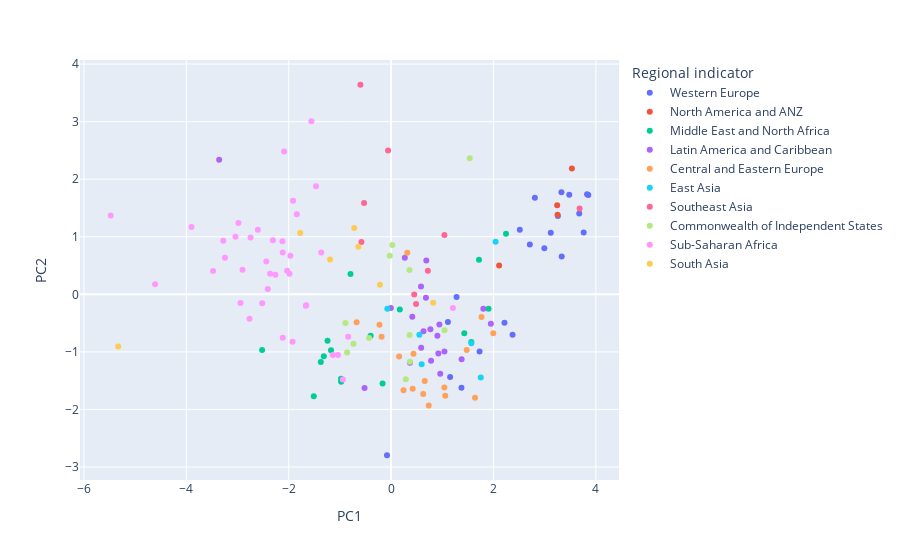

This figure's notebook cell:
### Code cell
from sklearn.decomposition import PCA
# ACP sur donnees standardisees

pca = PCA(n_components=2)  # Choisissez le nombre de composantes souhaité
principal_components = pca.fit_transform(df_standardise)
principal_df = pd.DataFrame(data=principal_components, columns=['PC1', 'PC2'])
principal_df[['Country name','Regional indicator', 'Ladder score', 'Generosity', 'Social support', 'Logged GDP per capita', 'Healthy life expectancy', 'Freedom to make life choices', 'Perceptions of corruption']] = data_2020[['Country name','Regional indicator', 'Ladder score', 'Generosity', 'Social support', 'Logged GDP per capita', 'Healthy life expectancy', 'Freedom to make life choices', 'Perceptions of corruption']]


# Visualisation
fig = px.scatter(
    principal_df, 
    x='PC1', 
    y="PC2", 
    hover_name='Country name',  # Le nom principal affiché
    color='Regional indicator',  # Couleur basée sur cette colonne
    hover_data={ 
        'Country name': False,  # Masquer ces colonnes
        'Regional indicator': False,
        'Ladder score': True,
        'Generosity': True,
        'Social support': True,
        'Logged GDP per capita': True,
        'Healthy life expectancy': True,
        'Freedom to make life choices': True,
        'Perceptions of corruption': True
    },
)
fig.show()

### Figure 1 — Plotly figure (JSON) as saved in the notebook; plotly's stock layout.template omitted (floating-point values rounded to 4 significant figures; data arrays with more than 128 entries replaced by an {"elided": "..."} marker saying what was removed)
{"data": [{"customdata": {"elided": "21x9 mixed values"}, "hovertemplate": "<b>%{hovertext}</b><br><br>PC1=%{x}<br>PC2=%{y}<br>Ladder score=%{customdata[2]}<br>Generosity=%{customdata[3]}<br>Social support=%{customdata[4]}<br>Logged GDP per capita=%{customdata[5]}<br>Healthy life expectancy=%{customdata[6]}<br>Freedom to make life choices=%{customdata[7]}<br>Perceptions of corruption=%{customdata[8]}<extra></extra>", "hovertext": ["Finland", "Denmark", "Switzerland", "Iceland", "Norway", "Netherlands", "Sweden", "Austria", "Luxembourg", "United Kingdom", "Ireland", "Germany", "Belgium", "Malta", "France", "Spain", "Italy", "Cyprus", "Portugal", "North Cyprus", "Greece"], "legendgroup": "Western Europe", "marker": {"color": "#636efa", "symbol": "circle"}, "mode": "markers", "name": "Western Europe", "orientation": "v", "showlegend": true, "type": "scatter", "x": [3.762, 3.852, 3.675, 3.119, 3.828, 3.327, 3.48, 2.993, 3.332, 2.808, 3.258, 2.71, 2.215, 2.514, 2.373, 1.728, 1.153, 1.11, 1.374, 1.279, -0.08039], "xaxis": "x", "y": [1.075, 1.726, 1.404, 1.068, 1.74, 1.774, 1.731, 0.8003, 0.6568, 1.679, 1.362, 0.8668, -0.4926, 1.122, -0.7005, -0.9923, -1.437, -0.4829, -1.624, -0.04557, -2.796], "yaxis": "y"}, {"customdata": [["New Zealand", "North America and ANZ", 7.3, 0.1916, 0.9491, 10.5, 73.2, 0.9362, 0.2211], ["Canada", "North America and ANZ", 7.232, 0.1248, 0.9272, 10.69, 73.6, 0.9339, 0.3908], ["Australia", "North America and ANZ", 7.223, 0.1905, 0.9449, 10.72, 73.6, 0.9154, 0.4152], ["United States", "North America and ANZ", 6.94, 0.1499, 0.9142, 10.93, 68.3, 0.8426, 0.6997]], "hovertemplate": "<b>%{hovertext}</b><br><br>PC1=%{x}<br>PC2=%{y}<br>Ladder score=%{customdata[2]}<br>Generosity=%{customdata[3]}<br>Social support=%{customdata[4]}<br>Logged GDP per capita=%{customdata[5]}<br>Healthy life expectancy=%{customdata[6]}<br>Freedom to make life choices=%{customdata[7]}<br>Perceptions of corruption=%{customdata[8]}<extra></extra>", "hovertext": ["New Zealand", "Canada", "Australia", "United States"], "legendgroup": "North America and ANZ", "marker": {"color": "#EF553B", "symbol": "circle"}, "mode": "markers", "name": "North America and ANZ", "orientation": "v", "showlegend": true, "type": "scatter", "x": [3.531, 3.252, 3.244, 2.111], "xaxis": "x", "y": [2.188, 1.384, 1.549, 0.502], "yaxis": "y"}, {"customdata": {"elided": "17x9 mixed values"}, "hovertemplate": "<b>%{hovertext}</b><br><br>PC1=%{x}<br>PC2=%{y}<br>Ladder score=%{customdata[2]}<br>Generosity=%{customdata[3]}<br>Social support=%{customdata[4]}<br>Logged GDP per capita=%{customdata[5]}<br>Healthy life expectancy=%{customdata[6]}<br>Freedom to make life choices=%{customdata[7]}<br>Perceptions of corruption=%{customdata[8]}<extra></extra>", "hovertext": ["Israel", "United Arab Emirates", "Saudi Arabia", "Bahrain", "Kuwait", "Libya", "Turkey", "Morocco", "Algeria", "Iraq", "Lebanon", "Iran", "Jordan", "Palestinian Territories", "Tunisia", "Egypt", "Yemen"], "legendgroup": "Middle East and North Africa", "marker": {"color": "#00cc96", "symbol": "circle"}, "mode": "markers", "name": "Middle East and North Africa", "orientation": "v", "showlegend": true, "type": "scatter", "x": [1.904, 2.245, 1.567, 1.717, 1.43, 0.1702, -0.1665, -1.174, -0.9767, -1.242, -0.9776, -0.7934, -0.3989, -1.373, -1.51, -1.314, -2.519], "xaxis": "x", "y": [-0.2496, 1.05, -0.8285, 0.6012, -0.6765, -0.2635, -1.551, -0.9718, -1.519, -0.8079, -1.468, 0.351, -0.7214, -1.176, -1.77, -1.076, -0.9661], "yaxis": "y"}, {"customdata": {"elided": "21x9 mixed values"}, "hovertemplate": "<b>%{hovertext}</b><br><br>PC1=%{x}<br>PC2=%{y}<br>Ladder score=%{customdata[2]}<br>Generosity=%{customdata[3]}<br>Social support=%{customdata[4]}<br>Logged GDP per capita=%{customdata[5]}<br>Healthy life expectancy=%{customdata[6]}<br>Freedom to make life choices=%{customdata[7]}<br>Perceptions of corruption=%{customdata[8]}<extra></extra>", "hovertext": ["Costa Rica", "Mexico", "Uruguay", "Guatemala", "Brazil", "El Salvador", "Panama", "Chile", "Trinidad and Tobago", "Colombia", "Nicaragua", "Argentina", "Honduras", "Ecuador", "Jamaica", "Peru", "Bolivia", "Paraguay", "Dominican Republic", "Venezuela", "Haiti"], "legendgroup": "Latin America and Caribbean", "marker": {"color": "#ab63fa", "symbol": "circle"}, "mode": "markers", "name": "Latin America and Caribbean", "orientation": "v", "showlegend": true, "type": "scatter", "x": [1.949, 1.042, 1.801, 0.5839, 0.9045, 0.4141, 1.377, 0.9237, 0.9434, 0.7807, 0.688, 0.9606, 0.2682, 0.6324, 0.5876, 0.3674, -0.004597, 0.6807, 0.768, -0.5188, -3.359], "xaxis": "x", "y": [-0.5097, -0.9931, -0.2505, 0.1376, -0.7185, -0.3909, -1.127, -1.028, -0.5249, -1.155, 0.5858, -1.382, 0.6347, -0.6414, -0.9289, -1.188, -0.2374, -0.06147, -0.6072, -1.627, 2.338], "yaxis": "y"}, {"customdata": {"elided": "17x9 mixed values"}, "hovertemplate": "<b>%{hovertext}</b><br><br>PC1=%{x}<br>PC2=%{y}<br>Ladder score=%{customdata[2]}<br>Generosity=%{customdata[3]}<br>Social support=%{customdata[4]}<br>Logged GDP per capita=%{customdata[5]}<br>Healthy life expectancy=%{customdata[6]}<br>Freedom to make life choices=%{customdata[7]}<br>Perceptions of corruption=%{customdata[8]}<extra></extra>", "hovertext": ["Czech Republic", "Slovenia", "Kosovo", "Slovakia", "Lithuania", "Poland", "Romania", "Estonia", "Hungary", "Latvia", "Serbia", "Bosnia and Herzegovina", "Montenegro", "Croatia", "Macedonia", "Bulgaria", "Albania"], "legendgroup": "Central and Eastern Europe", "marker": {"color": "#FFA15A", "symbol": "circle"}, "mode": "markers", "name": "Central and Eastern Europe", "orientation": "v", "showlegend": true, "type": "scatter", "x": [1.639, 1.996, 0.3149, 1.041, 1.057, 1.477, 0.6579, 1.766, 0.7349, 0.6275, 0.4371, -0.2271, 0.1562, 0.4219, -0.1859, 0.2425, -0.6737], "xaxis": "x", "y": [-1.797, -0.6769, 0.7216, -1.62, -1.761, -0.9694, -1.506, -0.392, -1.932, -1.73, -1.034, -0.528, -1.08, -1.642, -0.7368, -1.666, -0.4848], "yaxis": "y"}, {"customdata": [["Taiwan Province of China", "East Asia", 6.455, -0.0732, 0.8943, 10.78, 69.6, 0.7715, 0.7319], ["South Korea", "East Asia", 5.872, -0.0434, 0.7994, 10.51, 73.6, 0.613, 0.7891], ["Japan", "East Asia", 5.871, -0.2469, 0.8835, 10.58, 75.0, 0.81, 0.6546], ["Hong Kong S.A.R. of China", "East Asia", 5.51, 0.135, 0.846, 10.93, 76.77, 0.7798, 0.4206], ["Mongolia", "East Asia", 5.456, 0.09809, 0.9371, 9.412, 62.3, 0.6934, 0.8635], ["China", "East Asia", 5.124, -0.1814, 0.7988, 9.689, 69.29, 0.8985, 0.754]], "hovertemplate": "<b>%{hovertext}</b><br><br>PC1=%{x}<br>PC2=%{y}<br>Ladder score=%{customdata[2]}<br>Generosity=%{customdata[3]}<br>Social support=%{customdata[4]}<br>Logged GDP per capita=%{customdata[5]}<br>Healthy life expectancy=%{customdata[6]}<br>Freedom to make life choices=%{customdata[7]}<br>Perceptions of corruption=%{customdata[8]}<extra></extra>", "hovertext": ["Taiwan Province of China", "South Korea", "Japan", "Hong Kong S.A.R. of China", "Mongolia", "China"], "legendgroup": "East Asia", "marker": {"color": "#19d3f3", "symbol": "circle"}, "mode": "markers", "name": "East Asia", "orientation": "v", "showlegend": true, "type": "scatter", "x": [1.567, 0.5963, 1.751, 2.042, -0.07343, 0.552], "xaxis": "x", "y": [-0.8485, -1.216, -1.446, 0.9121, -0.2515, -0.7037], "yaxis": "y"}, {"customdata": [["Singapore", "Southeast Asia", 6.377, 0.02988, 0.9103, 11.4, 76.8, 0.9266, 0.1098], ["Philippines", "Southeast Asia", 6.006, -0.1055, 0.8467, 8.994, 61.93, 0.9155, 0.7336], ["Thailand", "Southeast Asia", 5.999, 0.2687, 0.89, 9.742, 67.25, 0.9051, 0.8863], ["Malaysia", "Southeast Asia", 5.384, 0.1147, 0.8165, 10.26, 67.1, 0.8946, 0.8393], ["Vietnam", "Southeast Asia", 5.353, -0.09453, 0.85, 8.81, 67.95, 0.9396, 0.7964], ["Indonesia", "Southeast Asia", 5.286, 0.5196, 0.8084, 9.37, 62.16, 0.8706, 0.8763], ["Laos", "Southeast Asia", 4.889, 0.1114, 0.7375, 8.799, 58.71, 0.9072, 0.6347], ["Cambodia", "Southeast Asia", 4.848, 0.05191, 0.7731, 8.25, 61.53, 0.9597, 0.8228], ["Myanmar", "Southeast Asia", 4.308, 0.5607, 0.7844, 8.68, 58.96, 0.8951, 0.6451]], "hovertemplate": "<b>%{hovertext}</b><br><br>PC1=%{x}<br>PC2=%{y}<br>Ladder score=%{customdata[2]}<br>Generosity=%{customdata[3]}<br>Social support=%{customdata[4]}<br>Logged GDP per capita=%{customdata[5]}<br>Healthy life expectancy=%{customdata[6]}<br>Freedom to make life choices=%{customdata[7]}<br>Perceptions of corruption=%{customdata[8]}<extra></extra>", "hovertext": ["Singapore", "Philippines", "Thailand", "Malaysia", "Vietnam", "Indonesia", "Laos", "Cambodia", "Myanmar"], "legendgroup": "Southeast Asia", "marker": {"color": "#FF6692", "symbol": "circle"}, "mode": "markers", "name": "Southeast Asia", "orientation": "v", "showlegend": true, "type": "scatter", "x": [3.682, 0.4518, 1.041, 0.7178, 0.4871, -0.05897, -0.5278, -0.5793, -0.5994], "xaxis": "x", "y": [1.49, -0.002693, 1.031, 0.4088, -0.1682, 2.499, 1.586, 0.911, 3.641], "yaxis": "y"}, {"customdata": [["Uzbekistan", "Commonwealth of Independent States", 6.258, 0.2484, 0.9266, 8.74, 65.11, 0.975, 0.5015], ["Kazakhstan", "Commonwealth of Independent States", 6.058, -0.06849, 0.9347, 10.11, 64.61, 0.8116, 0.7645], ["Moldova", "Commonwealth of Independent States", 5.608, -0.03774, 0.8433, 8.777, 65.01, 0.7216, 0.9133], ["Tajikistan", "Commonwealth of Independent States", 5.556, -0.02509, 0.8353, 8.025, 64.1, 0.8314, 0.5921], ["Russia", "Commonwealth of Independent States", 5.546, -0.1512, 0.9032, 10.13, 64.1, 0.7299, 0.8648], ["Kyrgyzstan", "Commonwealth of Independent States", 5.542, 0.1548, 0.8872, 8.148, 64.11, 0.9094, 0.8884], ["Belarus", "Commonwealth of Independent States", 5.54, -0.1649, 0.9067, 9.78, 66.1, 0.6392, 0.6357], ["Azerbaijan", "Commonwealth of Independent States", 5.165, -0.2403, 0.8193, 9.688, 65.51, 0.7868, 0.5525], ["Turkmenistan", "Commonwealth of Independent States", 5.119, 0.1877, 0.959, 9.748, 62.21, 0.8265, 0.8837], ["Armenia", "Commonwealth of Independent States", 4.677, -0.1388, 0.7575, 9.1, 66.75, 0.712, 0.7735], ["Georgia", "Commonwealth of Independent States", 4.673, -0.2289, 0.629, 9.226, 64.5, 0.8016, 0.6659], ["Ukraine", "Commonwealth of Independent States", 4.561, -0.03093, 0.8789, 9.011, 64.61, 0.6631, 0.9206]], "hovertemplate": "<b>%{hovertext}</b><br><br>PC1=%{x}<br>PC2=%{y}<br>Ladder score=%{customdata[2]}<br>Generosity=%{customdata[3]}<br>Social support=%{customdata[4]}<br>Logged GDP per capita=%{customdata[5]}<br>Healthy life expectancy=%{customdata[6]}<br>Freedom to make life choices=%{customdata[7]}<br>Perceptions of corruption=%{customdata[8]}<extra></extra>", "hovertext": ["Uzbekistan", "Kazakhstan", "Moldova", "Tajikistan", "Russia", "Kyrgyzstan", "Belarus", "Azerbaijan", "Turkmenistan", "Armenia", "Georgia", "Ukraine"], "legendgroup": "Commonwealth of Independent States", "marker": {"color": "#B6E880", "symbol": "circle"}, "mode": "markers", "name": "Commonwealth of Independent States", "orientation": "v", "showlegend": true, "type": "scatter", "x": [1.536, 1.045, -0.4303, -0.02508, 0.2873, 0.02402, 0.3668, 0.3618, 0.3596, -0.7345, -0.8918, -0.8588], "xaxis": "x", "y": [2.363, -0.6239, -0.7595, 0.6716, -1.477, 0.8559, -1.173, -0.708, 0.421, -0.8589, -0.5002, -1.01], "yaxis": "y"}, {"customdata": {"elided": "39x9 mixed values"}, "hovertemplate": "<b>%{hovertext}</b><br><br>PC1=%{x}<br>PC2=%{y}<br>Ladder score=%{customdata[2]}<br>Generosity=%{customdata[3]}<br>Social support=%{customdata[4]}<br>Logged GDP per capita=%{customdata[5]}<br>Healthy life expectancy=%{customdata[6]}<br>Freedom to make life choices=%{customdata[7]}<br>Perceptions of corruption=%{customdata[8]}<extra></extra>", "hovertext": ["Mauritius", "Ivory Coast", "Benin", "Congo (Brazzaville)", "Ghana", "Cameroon", "Senegal", "Guinea", "Niger", "Gabon", "South Africa", "Burkina Faso", "Gambia", "Mali", "Nigeria", "Mozambique", "Kenya", "Namibia", "Liberia", "Uganda", "Chad", "Mauritania", "Congo (Kinshasa)", "Swaziland", "Comoros", "Togo", "Ethiopia", "Madagascar", "Sierra Leone", "Burundi", "Zambia", "Lesotho", "Malawi", "Botswana", "Tanzania", "Central African Republic", "Rwanda", "Zimbabwe", "South Sudan"], "legendgroup": "Sub-Saharan Africa", "marker": {"color": "#FF97FF", "symbol": "circle"}, "mode": "markers", "name": "Sub-Saharan Africa", "orientation": "v", "showlegend": true, "type": "scatter", "x": [1.207, -2.26, -2.746, -1.664, -1.364, -1.984, -1.659, -2.31, -2.604, -0.9422, -0.8389, -2.363, -2.089, -2.409, -2.032, -1.842, -1.467, -1.039, -2.438, -2.117, -3.478, -2.116, -3.04, -1.924, -2.903, -3.246, -1.967, -2.941, -3.278, -3.899, -2.123, -2.766, -2.982, -1.139, -1.915, -5.478, -1.557, -2.518, -4.61], "xaxis": "x", "y": [-0.2387, 0.3385, 0.9886, -0.1978, 0.7251, 0.3553, -0.1905, 0.9411, 1.122, -1.478, -0.7356, 0.3594, 2.482, 0.09111, 0.4109, 1.392, 1.876, -1.055, 0.5708, 0.7281, 0.4057, -0.7561, 1.002, -0.8238, 0.4255, 0.6337, 0.6719, -0.1515, 0.929, 1.168, 0.923, -0.4264, 1.239, -1.056, 1.626, 1.369, 3.007, -0.1554, 0.1766], "yaxis": "y"}, {"customdata": [["Pakistan", "South Asia", 5.693, 0.0449, 0.6891, 8.483, 58.25, 0.7348, 0.7457], ["Maldives", "South Asia", 5.198, 0.03809, 0.9132, 9.519, 70.6, 0.854, 0.8242], ["Nepal", "South Asia", 5.137, 0.1542, 0.7855, 7.925, 63.78, 0.7976, 0.7381], ["Bangladesh", "South Asia", 4.833, -0.03366, 0.6873, 8.287, 64.5, 0.9006, 0.6618], ["Sri Lanka", "South Asia", 4.327, 0.08113, 0.8254, 9.39, 67.2, 0.8376, 0.859], ["India", "South Asia", 3.573, 0.05755, 0.5922, 8.85, 60.22, 0.8814, 0.772], ["Afghanistan", "South Asia", 2.567, -0.09643, 0.4704, 7.463, 52.59, 0.3966, 0.9337]], "hovertemplate": "<b>%{hovertext}</b><br><br>PC1=%{x}<br>PC2=%{y}<br>Ladder score=%{customdata[2]}<br>Generosity=%{customdata[3]}<br>Social support=%{customdata[4]}<br>Logged GDP per capita=%{customdata[5]}<br>Healthy life expectancy=%{customdata[6]}<br>Freedom to make life choices=%{customdata[7]}<br>Perceptions of corruption=%{customdata[8]}<extra></extra>", "hovertext": ["Pakistan", "Maldives", "Nepal", "Bangladesh", "Sri Lanka", "India", "Afghanistan"], "legendgroup": "South Asia", "marker": {"color": "#FECB52", "symbol": "circle"}, "mode": "markers", "name": "South Asia", "orientation": "v", "showlegend": true, "type": "scatter", "x": [-1.193, 0.8208, -0.7204, -0.6391, -0.2184, -1.774, -5.331], "xaxis": "x", "y": [0.6065, -0.1469, 1.151, 0.8246, 0.1665, 1.064, -0.9055], "yaxis": "y"}], "layout": {"legend": {"title": {"text": "Regional indicator"}, "tracegroupgap": 0}, "margin": {"t": 60}, "xaxis": {"anchor": "y", "domain": [0, 1], "title": {"text": "PC1"}}, "yaxis": {"anchor": "x", "domain": [0, 1], "title": {"text": "PC2"}}}}
